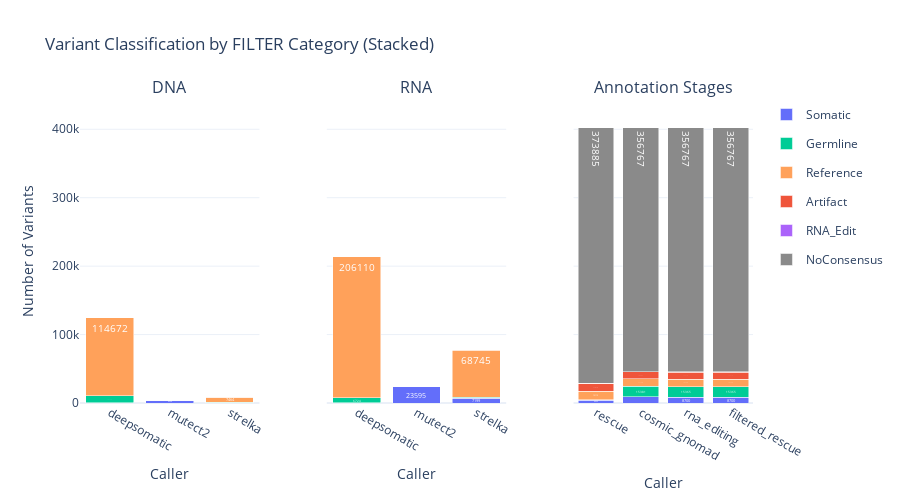
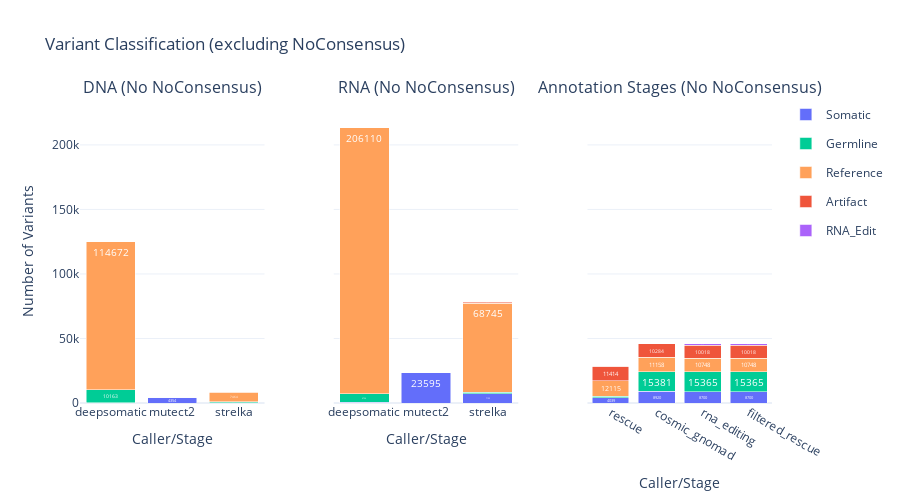

Write notebook code for charts like these, in order.
### Markdown cell above
### Plot 4: Filter Status

### Code cell
visualizer.plot_filter_status()

### Figure 1 — Plotly figure (JSON) as saved in the notebook; plotly's stock layout.template omitted (floating-point values rounded to 4 significant figures)
{"data": [{"hovertemplate": "<b>%{x}</b><br>Somatic: %{y}<extra></extra>", "legendgroup": "Somatic", "marker": {"color": "#636EFA"}, "name": "Somatic", "showlegend": true, "text": ["93", "4354", "182"], "textfont": {"color": "white", "size": 10}, "textposition": "inside", "type": "bar", "x": ["deepsomatic", "mutect2", "strelka"], "xaxis": "x", "y": [93, 4354, 182], "yaxis": "y"}, {"hovertemplate": "<b>%{x}</b><br>Germline: %{y}<extra></extra>", "legendgroup": "Germline", "marker": {"color": "#00CC96"}, "name": "Germline", "showlegend": true, "text": ["10163", "0", "861"], "textfont": {"color": "white", "size": 10}, "textposition": "inside", "type": "bar", "x": ["deepsomatic", "mutect2", "strelka"], "xaxis": "x", "y": [10163, 0, 861], "yaxis": "y"}, {"hovertemplate": "<b>%{x}</b><br>Reference: %{y}<extra></extra>", "legendgroup": "Reference", "marker": {"color": "#FFA15A"}, "name": "Reference", "showlegend": true, "text": ["114672", "0", "7464"], "textfont": {"color": "white", "size": 10}, "textposition": "inside", "type": "bar", "x": ["deepsomatic", "mutect2", "strelka"], "xaxis": "x", "y": [114672, 0, 7464], "yaxis": "y"}, {"hovertemplate": "<b>%{x}</b><br>Artifact: %{y}<extra></extra>", "legendgroup": "Artifact", "marker": {"color": "#EF553B"}, "name": "Artifact", "showlegend": true, "text": ["0", "0", "55"], "textfont": {"color": "white", "size": 10}, "textposition": "inside", "type": "bar", "x": ["deepsomatic", "mutect2", "strelka"], "xaxis": "x", "y": [0, 0, 55], "yaxis": "y"}, {"hovertemplate": "<b>%{x}</b><br>Somatic: %{y}<extra></extra>", "legendgroup": "Somatic", "marker": {"color": "#636EFA"}, "name": "Somatic", "showlegend": false, "text": ["610", "23595", "7199"], "textfont": {"color": "white", "size": 10}, "textposition": "inside", "type": "bar", "x": ["deepsomatic", "mutect2", "strelka"], "xaxis": "x2", "y": [610, 23595, 7199], "yaxis": "y2"}, {"hovertemplate": "<b>%{x}</b><br>Germline: %{y}<extra></extra>", "legendgroup": "Germline", "marker": {"color": "#00CC96"}, "name": "Germline", "showlegend": false, "text": ["6724", "0", "1187"], "textfont": {"color": "white", "size": 10}, "textposition": "inside", "type": "bar", "x": ["deepsomatic", "mutect2", "strelka"], "xaxis": "x2", "y": [6724, 0, 1187], "yaxis": "y2"}, {"hovertemplate": "<b>%{x}</b><br>Reference: %{y}<extra></extra>", "legendgroup": "Reference", "marker": {"color": "#FFA15A"}, "name": "Reference", "showlegend": false, "text": ["206110", "0", "68745"], "textfont": {"color": "white", "size": 10}, "textposition": "inside", "type": "bar", "x": ["deepsomatic", "mutect2", "strelka"], "xaxis": "x2", "y": [206110, 0, 68745], "yaxis": "y2"}, {"hovertemplate": "<b>%{x}</b><br>Artifact: %{y}<extra></extra>", "legendgroup": "Artifact", "marker": {"color": "#EF553B"}, "name": "Artifact", "showlegend": false, "text": ["0", "0", "917"], "textfont": {"color": "white", "size": 10}, "textposition": "inside", "type": "bar", "x": ["deepsomatic", "mutect2", "strelka"], "xaxis": "x2", "y": [0, 0, 917], "yaxis": "y2"}, {"hovertemplate": "<b>%{x}</b><br>Somatic: %{y}<extra></extra>", "legendgroup": "Somatic", "marker": {"color": "#636EFA"}, "name": "Somatic", "showlegend": false, "text": ["4039", "8920", "8700", "8700"], "textfont": {"color": "white", "size": 10}, "textposition": "inside", "type": "bar", "x": ["rescue", "cosmic_gnomad", "rna_editing", "filtered_rescue"], "xaxis": "x3", "y": [4039, 8920, 8700, 8700], "yaxis": "y3"}, {"hovertemplate": "<b>%{x}</b><br>Germline: %{y}<extra></extra>", "legendgroup": "Germline", "marker": {"color": "#00CC96"}, "name": "Germline", "showlegend": false, "text": ["1058", "15381", "15365", "15365"], "textfont": {"color": "white", "size": 10}, "textposition": "inside", "type": "bar", "x": ["rescue", "cosmic_gnomad", "rna_editing", "filtered_rescue"], "xaxis": "x3", "y": [1058, 15381, 15365, 15365], "yaxis": "y3"}, {"hovertemplate": "<b>%{x}</b><br>Reference: %{y}<extra></extra>", "legendgroup": "Reference", "marker": {"color": "#FFA15A"}, "name": "Reference", "showlegend": false, "text": ["12115", "11158", "10748", "10748"], "textfont": {"color": "white", "size": 10}, "textposition": "inside", "type": "bar", "x": ["rescue", "cosmic_gnomad", "rna_editing", "filtered_rescue"], "xaxis": "x3", "y": [12115, 11158, 10748, 10748], "yaxis": "y3"}, {"hovertemplate": "<b>%{x}</b><br>Artifact: %{y}<extra></extra>", "legendgroup": "Artifact", "marker": {"color": "#EF553B"}, "name": "Artifact", "showlegend": false, "text": ["11414", "10284", "10018", "10018"], "textfont": {"color": "white", "size": 10}, "textposition": "inside", "type": "bar", "x": ["rescue", "cosmic_gnomad", "rna_editing", "filtered_rescue"], "xaxis": "x3", "y": [11414, 10284, 10018, 10018], "yaxis": "y3"}, {"hovertemplate": "<b>%{x}</b><br>RNA_Edit: %{y}<extra></extra>", "legendgroup": "RNA_Edit", "marker": {"color": "#AB63FA"}, "name": "RNA_Edit", "showlegend": true, "text": ["0", "0", "912", "912"], "textfont": {"color": "white", "size": 10}, "textposition": "inside", "type": "bar", "x": ["rescue", "cosmic_gnomad", "rna_editing", "filtered_rescue"], "xaxis": "x3", "y": [0, 0, 912, 912], "yaxis": "y3"}, {"hovertemplate": "<b>%{x}</b><br>NoConsensus: %{y}<extra></extra>", "legendgroup": "NoConsensus", "marker": {"color": "#8A8A8A"}, "name": "NoConsensus", "showlegend": true, "text": ["373885", "356767", "356767", "356767"], "textfont": {"color": "white", "size": 10}, "textposition": "inside", "type": "bar", "x": ["rescue", "cosmic_gnomad", "rna_editing", "filtered_rescue"], "xaxis": "x3", "y": [373885, 356767, 356767, 356767], "yaxis": "y3"}], "layout": {"annotations": [{"font": {"size": 16}, "showarrow": false, "text": "DNA", "x": 0.1333, "xanchor": "center", "xref": "paper", "y": 1, "yanchor": "bottom", "yref": "paper"}, {"font": {"size": 16}, "showarrow": false, "text": "RNA", "x": 0.5, "xanchor": "center", "xref": "paper", "y": 1, "yanchor": "bottom", "yref": "paper"}, {"font": {"size": 16}, "showarrow": false, "text": "Annotation Stages", "x": 0.8667, "xanchor": "center", "xref": "paper", "y": 1, "yanchor": "bottom", "yref": "paper"}], "barmode": "stack", "height": 500, "legend": {"orientation": "v", "x": 1.02, "xanchor": "left", "y": 1, "yanchor": "top"}, "showlegend": true, "title": {"text": "Variant Classification by FILTER Category (Stacked)"}, "xaxis": {"anchor": "y", "domain": [0, 0.2667], "title": {"text": "Caller"}}, "xaxis2": {"anchor": "y2", "domain": [0.3667, 0.6333], "title": {"text": "Caller"}}, "xaxis3": {"anchor": "y3", "domain": [0.7333, 1], "title": {"text": "Caller"}}, "yaxis": {"anchor": "x", "domain": [0, 1], "range": [0, 442800.0], "title": {"text": "Number of Variants"}}, "yaxis2": {"anchor": "x2", "domain": [0, 1], "matches": "y", "range": [0, 442800.0], "showticklabels": false}, "yaxis3": {"anchor": "x3", "domain": [0, 1], "matches": "y", "range": [0, 442800.0], "showticklabels": false}}}

### Figure 2 — Plotly figure (JSON) as saved in the notebook; plotly's stock layout.template omitted (floating-point values rounded to 4 significant figures)
{"data": [{"legendgroup": "Somatic", "marker": {"color": "#636EFA"}, "name": "Somatic", "showlegend": true, "text": ["93", "4354", "182"], "textfont": {"color": "white", "size": 10}, "textposition": "inside", "type": "bar", "x": ["deepsomatic", "mutect2", "strelka"], "xaxis": "x", "y": [93, 4354, 182], "yaxis": "y"}, {"legendgroup": "Germline", "marker": {"color": "#00CC96"}, "name": "Germline", "showlegend": true, "text": ["10163", "0", "861"], "textfont": {"color": "white", "size": 10}, "textposition": "inside", "type": "bar", "x": ["deepsomatic", "mutect2", "strelka"], "xaxis": "x", "y": [10163, 0, 861], "yaxis": "y"}, {"legendgroup": "Reference", "marker": {"color": "#FFA15A"}, "name": "Reference", "showlegend": true, "text": ["114672", "0", "7464"], "textfont": {"color": "white", "size": 10}, "textposition": "inside", "type": "bar", "x": ["deepsomatic", "mutect2", "strelka"], "xaxis": "x", "y": [114672, 0, 7464], "yaxis": "y"}, {"legendgroup": "Artifact", "marker": {"color": "#EF553B"}, "name": "Artifact", "showlegend": true, "text": ["0", "0", "55"], "textfont": {"color": "white", "size": 10}, "textposition": "inside", "type": "bar", "x": ["deepsomatic", "mutect2", "strelka"], "xaxis": "x", "y": [0, 0, 55], "yaxis": "y"}, {"legendgroup": "Somatic", "marker": {"color": "#636EFA"}, "name": "Somatic", "showlegend": false, "text": ["610", "23595", "7199"], "textfont": {"color": "white", "size": 10}, "textposition": "inside", "type": "bar", "x": ["deepsomatic", "mutect2", "strelka"], "xaxis": "x2", "y": [610, 23595, 7199], "yaxis": "y2"}, {"legendgroup": "Germline", "marker": {"color": "#00CC96"}, "name": "Germline", "showlegend": false, "text": ["6724", "0", "1187"], "textfont": {"color": "white", "size": 10}, "textposition": "inside", "type": "bar", "x": ["deepsomatic", "mutect2", "strelka"], "xaxis": "x2", "y": [6724, 0, 1187], "yaxis": "y2"}, {"legendgroup": "Reference", "marker": {"color": "#FFA15A"}, "name": "Reference", "showlegend": false, "text": ["206110", "0", "68745"], "textfont": {"color": "white", "size": 10}, "textposition": "inside", "type": "bar", "x": ["deepsomatic", "mutect2", "strelka"], "xaxis": "x2", "y": [206110, 0, 68745], "yaxis": "y2"}, {"legendgroup": "Artifact", "marker": {"color": "#EF553B"}, "name": "Artifact", "showlegend": false, "text": ["0", "0", "917"], "textfont": {"color": "white", "size": 10}, "textposition": "inside", "type": "bar", "x": ["deepsomatic", "mutect2", "strelka"], "xaxis": "x2", "y": [0, 0, 917], "yaxis": "y2"}, {"legendgroup": "Somatic", "marker": {"color": "#636EFA"}, "name": "Somatic", "showlegend": false, "text": ["4039", "8920", "8700", "8700"], "textfont": {"color": "white", "size": 10}, "textposition": "inside", "type": "bar", "x": ["rescue", "cosmic_gnomad", "rna_editing", "filtered_rescue"], "xaxis": "x3", "y": [4039, 8920, 8700, 8700], "yaxis": "y3"}, {"legendgroup": "Germline", "marker": {"color": "#00CC96"}, "name": "Germline", "showlegend": false, "text": ["1058", "15381", "15365", "15365"], "textfont": {"color": "white", "size": 10}, "textposition": "inside", "type": "bar", "x": ["rescue", "cosmic_gnomad", "rna_editing", "filtered_rescue"], "xaxis": "x3", "y": [1058, 15381, 15365, 15365], "yaxis": "y3"}, {"legendgroup": "Reference", "marker": {"color": "#FFA15A"}, "name": "Reference", "showlegend": false, "text": ["12115", "11158", "10748", "10748"], "textfont": {"color": "white", "size": 10}, "textposition": "inside", "type": "bar", "x": ["rescue", "cosmic_gnomad", "rna_editing", "filtered_rescue"], "xaxis": "x3", "y": [12115, 11158, 10748, 10748], "yaxis": "y3"}, {"legendgroup": "Artifact", "marker": {"color": "#EF553B"}, "name": "Artifact", "showlegend": false, "text": ["11414", "10284", "10018", "10018"], "textfont": {"color": "white", "size": 10}, "textposition": "inside", "type": "bar", "x": ["rescue", "cosmic_gnomad", "rna_editing", "filtered_rescue"], "xaxis": "x3", "y": [11414, 10284, 10018, 10018], "yaxis": "y3"}, {"legendgroup": "RNA_Edit", "marker": {"color": "#AB63FA"}, "name": "RNA_Edit", "showlegend": true, "text": ["0", "0", "912", "912"], "textfont": {"color": "white", "size": 10}, "textposition": "inside", "type": "bar", "x": ["rescue", "cosmic_gnomad", "rna_editing", "filtered_rescue"], "xaxis": "x3", "y": [0, 0, 912, 912], "yaxis": "y3"}], "layout": {"annotations": [{"font": {"size": 16}, "showarrow": false, "text": "DNA (No NoConsensus)", "x": 0.1333, "xanchor": "center", "xref": "paper", "y": 1, "yanchor": "bottom", "yref": "paper"}, {"font": {"size": 16}, "showarrow": false, "text": "RNA (No NoConsensus)", "x": 0.5, "xanchor": "center", "xref": "paper", "y": 1, "yanchor": "bottom", "yref": "paper"}, {"font": {"size": 16}, "showarrow": false, "text": "Annotation Stages (No NoConsensus)", "x": 0.8667, "xanchor": "center", "xref": "paper", "y": 1, "yanchor": "bottom", "yref": "paper"}], "barmode": "stack", "height": 500, "legend": {"orientation": "v", "x": 1.02, "xanchor": "left", "y": 1, "yanchor": "top"}, "showlegend": true, "title": {"text": "Variant Classification (excluding NoConsensus)"}, "xaxis": {"anchor": "y", "domain": [0, 0.2667], "title": {"text": "Caller/Stage"}}, "xaxis2": {"anchor": "y2", "domain": [0.3667, 0.6333], "title": {"text": "Caller/Stage"}}, "xaxis3": {"anchor": "y3", "domain": [0.7333, 1], "title": {"text": "Caller/Stage"}}, "yaxis": {"anchor": "x", "domain": [0, 1], "range": [0, 234800.0], "title": {"text": "Number of Variants"}}, "yaxis2": {"anchor": "x2", "domain": [0, 1], "matches": "y", "range": [0, 234800.0], "showticklabels": false}, "yaxis3": {"anchor": "x3", "domain": [0, 1], "matches": "y", "range": [0, 234800.0], "showticklabels": false}}}
